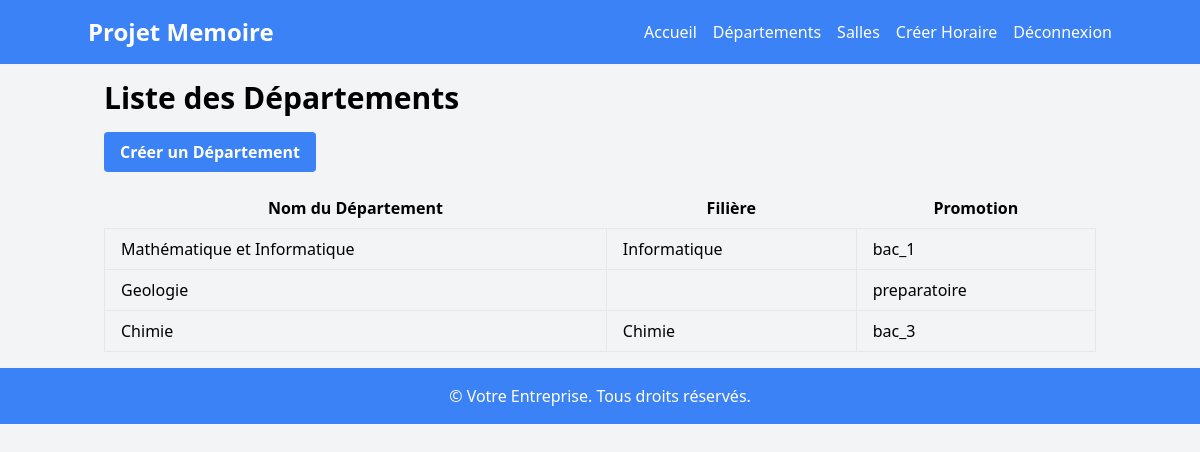
The app's page /liste/departement/ (signed in) with its own data.
### horaire/models.py (models this page shows, shortened)
class Departement(models.Model):
    departement = models.CharField(max_length=100,unique=True)
    filiere = models.CharField(max_length=100,unique=True,blank=True)
    promotion = models.CharField(max_length=50,choices=type_promotion,default='preparatoire')

### horaire/views.py (the view)
# urls.py: path('liste/departement/', views.DepartementListView.as_view(), name='departement-list'),
class DepartementListView(ListView):
    model = Departement
    template_name = 'departement_list.html'
    context_object_name = 'departements'

### horaire/templates/departement_list.html
{% extends "base.html" %}
{% block content %}
  <h1 class="text-3xl font-semibold mb-4">Liste des Départements</h1>
  <a href="{% url 'departement:departement-create' %}" class="bg-blue-500 hover:bg-blue-600 text-white font-bold py-2 px-4 rounded mb-4 inline-block">Créer un Département</a>
  <table class="w-full table-auto">
    <thead>
      <tr>
        <th class="px-4 py-2">Nom du Département</th>
        <th class="px-4 py-2">Filière</th>
        <th class="px-4 py-2">Promotion</th>
      </tr>
    </thead>
    <tbody>
      {% for departement in departements %}
        <tr>
          <td class="border px-4 py-2">{{ departement.departement }}</td>
          <td class="border px-4 py-2">{{ departement.filiere }}</td>
          <td class="border px-4 py-2">{{ departement.promotion }}</td>
        </tr>
      {% empty %}
        <tr>
          <td colspan="3" class="text-center py-4">Aucun département trouvé.</td>
        </tr>
      {% endfor %}
    </tbody>
  </table>
{% endblock %}

### records on screen
Departement: departement "Mathématique et Informatique", filiere "Informatique", promotion "bac_1"
Departement: departement "Geologie", promotion "preparatoire"
Departement: departement "Chimie", filiere "Chimie", promotion "bac_3"
